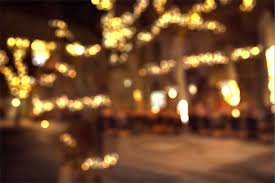
#> input picture day 5/blur.jpeg, 275 x 183 px
$ python filter.py
#> lines starting #> are read from the running program, lines starting #| are printed output that depends on the picture
import cv2
import numpy as np
import matplotlib.pyplot as plt

img = cv2.imread("blur.jpeg")
#> img is the input picture: shape (183, 275, 3); mean B, G, R 45.9, 76.7, 114.5

blur = cv2 .blur(img,(5,5))
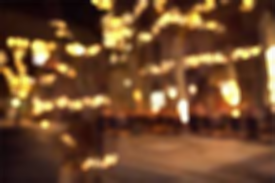
#> blur: shape (183, 275, 3); mean B, G, R 45.8, 76.7, 114.5
gaussian = cv2.GaussianBlur(img, (5,5),0)
median = cv2.medianBlur(img, 5)
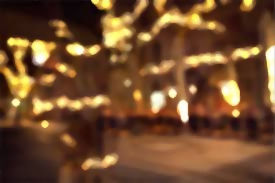
#> median: shape (183, 275, 3); mean B, G, R 45.3, 76, 114.2

titles = ["Original", "Blur", "Gaussian","Median"]
images= [img,blur,gaussian,median]
for i in range(4):
    plt.subplot(2,2,i+1), plt.imshow(images[i]),plt.title(titles[i])
    plt.axis("off")
plt.show()
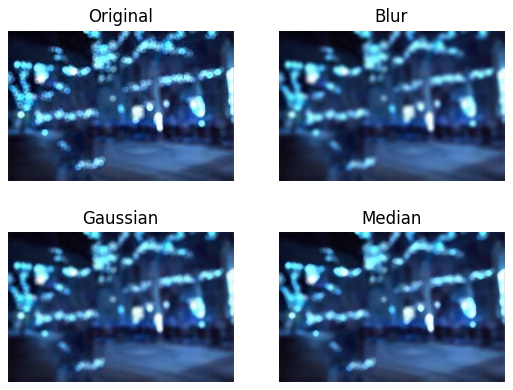
#> figure drawn by matplotlib, 4 panels; B, G, R data is drawn as R, G, B
